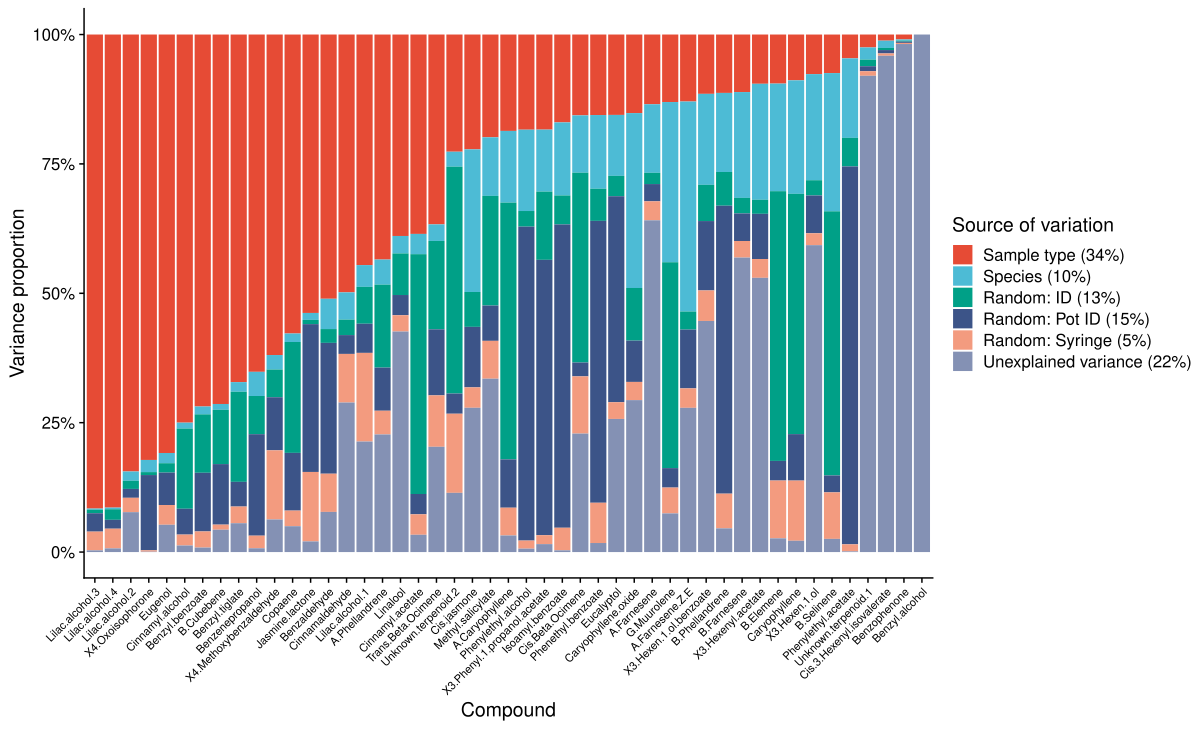

Reproduce this figure in R.
setwd("C:/Users/hanna/Documents/Universitetet/PhD/GitHub/Cirsium")


#load libraries
library(readxl)
library(Hmsc)
library(corrplot)

#data wrangling
library(data.table)
library(dplyr)
library(reshape)

#plotting
library(ggplot2)
library(cowplot)
theme_set(theme_cowplot())
library(ggsci)

#set a seed to make data reproducible
set.seed(1)


#####data preparation#####

#response matrix: floral scent
#needs to have scent compounds in the columns and samples in the rows

comps <- read.csv("Control_adjusted_samples.csv")

Y <- as.matrix(comps[,12:58])

#data frame with explanatory variables
#one column per factor
#the rows should be the same as for Y
#XData cannot contain NA?s
XData <- data.frame(Sample.type      = as.factor    (comps$Sample.type),
                    Species   = as.factor   (comps$Species)
) 

#data frame with random factors
studyDesign = data.frame(ID         = as.factor (comps$ID),
                         Pot.ID     = as.factor (comps$Pot.ID),
                         Syringe.no = as.factor(comps$Syringe.no.)
)

#ranLevels: random factors/ latent variables 
rL1 = HmscRandomLevel(units = levels(studyDesign$ID    ))    
rL2 = HmscRandomLevel(units = levels(studyDesign$Pot.ID       ))
rL3 = HmscRandomLevel(units = levels(studyDesign$Syringe.no       ))



#####model construction#####

#using abundance data (as opposed to occurence data)
#use square root transformed scent data to deal with extremely high count values in your scent data
#YScale: scales responses for which normal distribution is assumed 
#YScale: this is another way of dealing with extremely high count values in your scent data
#I am assuming normal distribution of errors
m = Hmsc(Y=sqrt(Y), 
         XData       = XData, 
         XFormula    = ~Sample.type          +
           Species,             
         
         YScale      = T,                               
         distr       = ("normal"),
         studyDesign = studyDesign,
         ranLevels   = list(ID = rL1, 
                            Pot.ID = rL2,
                            Syringe.no = rL3
                            
         ))



#check the model input
m$Y[1:5, 1:5]
head(m$X)
m$rL
m 
#This R package was designed for community data. 
#That is why the model calls the data in the columns "species"
#even though it will be the scent compounds in your case. 
#Don?t get confused by that.


#####fit model#####

#you can use these settings for a quick test run, 
#but you obviously have to increase sampling for your final analysis
m = sampleMcmc(m,                 
               thin = 1, 
               samples = 100,     
               transient = 10,    
               nChains = 1,       
               verbose = 20)       


#test model fit
mpost = convertToCodaObject(m)

pdf("betapost.pdf")
plot(mpost$Beta)
dev.off()
#the left hand side plots show the sampling and should cover the whole range,
#meaning there should be large fluctuations
#the right hand side plots should show normal distribution, if not, you can try 
#to increase sampling

#this tests whether the sampling covered the whole possible parameter space
#the mean should be somewhat close to the "samples" size you set above in the
#"sampleMCMC" command
summary(effectiveSize(mpost$Beta))


# variance partitioning
# recommended to group variables related to the same theme, as then the variance 
# component accounts also for co-variation within the group
m$covNames

#to compute variances for each factor level
VP = computeVariancePartitioning(m)

#to group all levels of one factor together
#example:
VP = computeVariancePartitioning(m, group = c(1,1,1,2,3), 
                                 groupnames = c("Pop","Mating","Type.x"))

plotVariancePartitioning(m, VP = VP)


#evaluate model explanatory power in terms of R2
preds = computePredictedValues(m)
MF = evaluateModelFit(hM=m, predY=preds)
MF$R2
MF$R2[is.na(MF$R2)] <- 0
hist(MF$R2, xlim = c(0,1), main=paste0("Mean = ", round(mean(MF$R2),2)))




##### Everything below here is optional: you can use this script if you wish 
#to include the proportion of unexplained variance into your plot, and/ or
#if you wish to plot in ggplot. It involves a lot of data wrangling. #####

#extract values of the variance partitioning
VPvals1 <- as.data.frame(VP$vals)
VPvals  <- transpose(as.data.frame(VPvals1))
colnames(VPvals) <- rownames(VPvals1)
VPvals$compound  <- colnames(VPvals1)
VPvals[is.na(VPvals)] <- 0

#extract R2 for each compound (i.e. variance explained by the model)
VPvals$R2<-MF$R2

#create a new variable for the variance not explained by the model
VPvals$Unexplained   <- 1-VPvals$R2

#scale the variance explained by my explanatory variables by the R2
#that way, all the variance explained by each variance component 
#plus the unexplained variance will sum to 1


count <- 0
for (i in 1:5) {      #instead of "9" you should add the number of factors you have 
  res<-VPvals[,i]*VPvals$R2
  count <- count + 1
  VPvals[count] <- res
}


#calculate the mean variance explained by each of my variance components
means <- rep(NA, 5)
count <- 0
for (i in 1:5) {
  mean<-mean(VPvals[,i])
  count <- count + 1
  means[count] <- mean
}

#the means start with the component that is on the left in the VPvals df
means
mean(VPvals$Unexplained)

#check that the scaled variances plus the unexplained variance sum to 1
sum(means)+mean(VPvals$Unexplained)



#change format of the table so I can read it into ggplot
VPvals<-VPvals[,-7] #remove R2 column
VPvals<-melt(VPvals, id="compound")



#arrange variance plot by variable of choice
df <- VPvals %>% 
  filter(variable == "Sample.type") %>% 
  arrange(desc(value))
VPvals$compound <- factor(VPvals$compound, levels=df$compound)

ggplot(VPvals, aes(x=compound, y=value, fill=variable)) + 
  geom_bar(position="fill", stat="identity") +
  labs(x="Compound",y="Variance proportion") + 
  theme(axis.text.x = element_text(angle = 45, hjust = 1, size=8)) + 
  scale_fill_npg(name = "Source of variation",
                 labels=c("Sample type (34%)",
                          "Species (10%)",
                          "Random: ID (13%)",
                          "Random: Pot ID (15%)",
                          "Random: Syringe (5%)",
                          "Unexplained variance (22%)")) + 
  scale_y_continuous(labels = scales::percent) 


dev.copy(tiff,"plot.tiff",  width=4500, height=2200, res=600)
dev.off()
